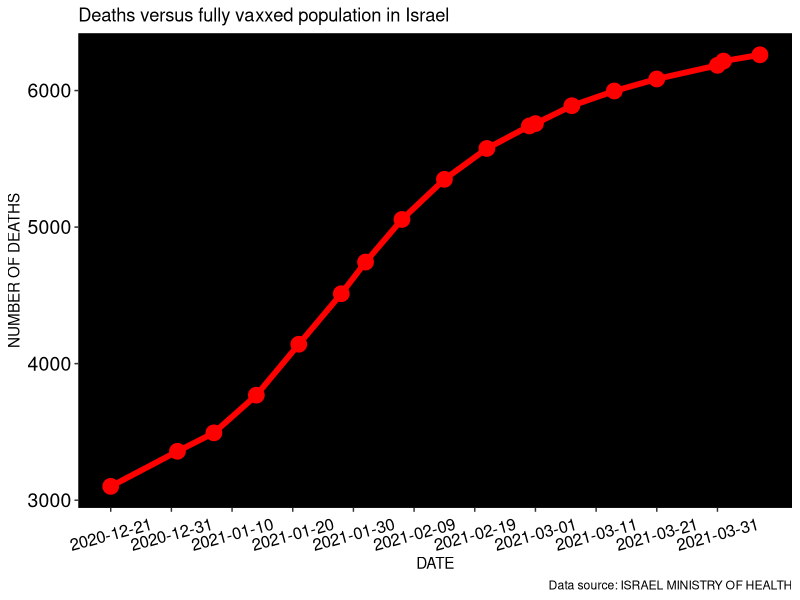

The R script that drew this image:
## ---- chunk 1
knitr::opts_chunk$set(collapse = TRUE)
## ---- chunk 2
Table_MOH_Israel <- data.frame(
  DATE = as.Date(c("12/21/20", "1/1/21", "1/7/21", "1/14/21", "1/21/21", "1/28/21", "2/1/21", "2/7/21", "2/14/21", "2/21/21", "2/28/21", "3/1/21", "3/7/21", "3/14/21", "3/21/21", "3/31/21", "4/1/21", "4/7/21"), "%m/%d/%y"),
  FV = as.numeric(c("32300", "1061284", "1777830", "2079214", "2495619", "2958395", "3184630", "3496161", "3912986", "4358838", "4717694", "4763252", "4944765", "5084849", "5181825", "5248456", "5256417", "5297548")),
  DEATH = as.numeric(c("3101", "3358", "3493", "3769", "4142", "4512", "4744", "5056", "5350", "5576", "5741", "5758", "5889", "5997", "6085", "6185", "6216", "6262")),

  stringsAsFactors = FALSE
)
head(Table_MOH_Israel)
## ---- chunk 3
library("ggplot2")
Table_MOH_Israel_plot_D <- ggplot(data = Table_MOH_Israel, aes(x = DATE, y = DEATH)) + geom_line(data = Table_MOH_Israel, aes(x = DATE, y = DEATH, colour = "DEATH"), colour = "red", size = 2) + geom_point(data = Table_MOH_Israel, aes(DATE, DEATH, colour = "DEATH"), colour = "red", size = 5) + xlab("DATE") +  ylab("NUMBER OF DEATHS") + labs(title = "Deaths versus fully vaxxed population in Israel", caption = "Data source: ISRAEL MINISTRY OF HEALTH") + theme(axis.text.y = element_text(colour = "black", size = 14)) + theme(axis.text.x = element_text(colour = "black", angle=15,vjust=0.5,hjust=0.5, size = 12)) + theme(panel.background = element_rect(fill = "black")) + theme(panel.grid.major = element_blank(), panel.grid.minor = element_blank()) + theme(legend.title=element_blank()) + scale_x_continuous(breaks = round(seq(min(Table_MOH_Israel$DATE), max(Table_MOH_Israel$DATE), by = 10),0.1))
Table_MOH_Israel_plot_D
